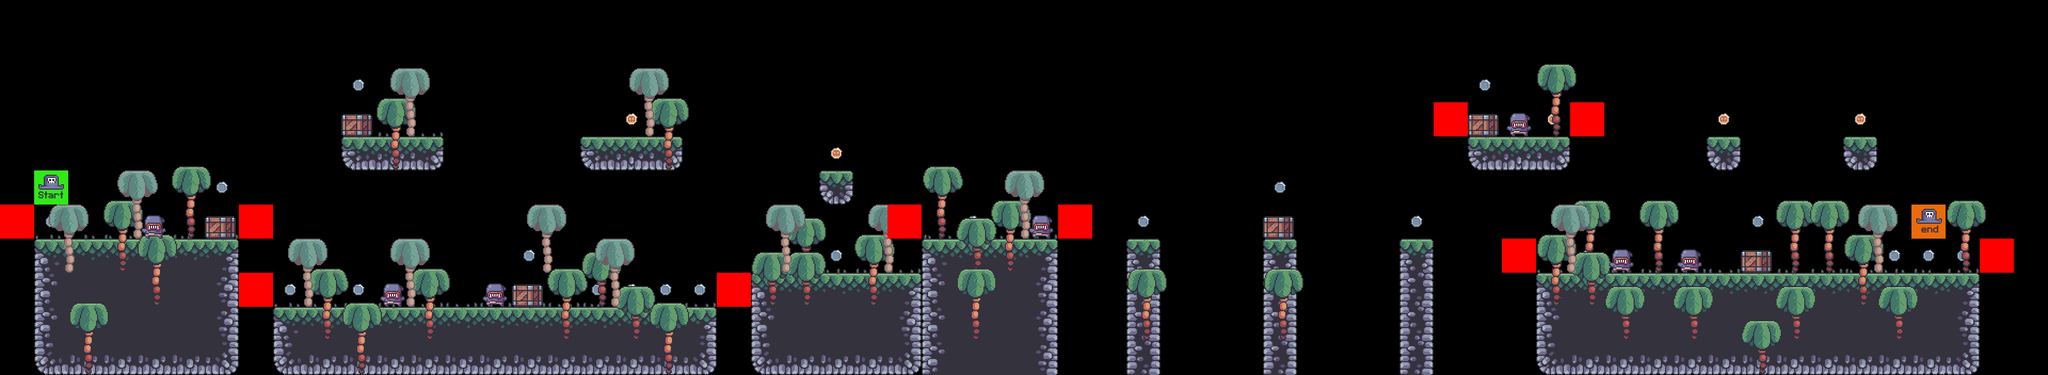

Below is a game level as drawn by its tile map, then a one-line description and the .tmx that defines it (tile-layer data replaced by summaries):
An orthogonal 60x11 tile map with 64x64 px tiles, 9 tile layers (Terrain, grass, coins, Trees_fg, ...), 7 tilesets.

<map version="1.10" tiledversion="1.10.1" orientation="orthogonal" renderorder="right-down" width="60" height="11" tilewidth="64" tileheight="64" infinite="0" nextlayerid="12" nextobjectid="1">
 <tileset firstgid="1" source="../tilesets/terrain_tiles.tsx" />
 <tileset firstgid="17" source="../tilesets/coins.tsx" />
 <tileset firstgid="19" source="../tilesets/grass_tiles.tsx" />
 <tileset firstgid="24" source="../tilesets/palms.tsx" />
 <tileset firstgid="34" source="../tilesets/crate.tsx" />
 <tileset firstgid="35" source="../tilesets/player.tsx" />
 <tileset firstgid="37" source="../tilesets/enemies.tsx" />
 <layer id="1" name="Terrain" width="60" height="11">
  <data>[660 cells, 144 non-empty, 15 distinct tile ids]</data>
 </layer>
 <layer id="4" name="grass" width="60" height="11">
  <data>[660 cells, 44 non-empty, 5 distinct tile ids]</data>
 </layer>
 <layer id="3" name="coins" width="60" height="11">
  <data>[660 cells, 32 non-empty, 2 distinct tile ids]</data>
 </layer>
 <layer id="5" name="Trees_fg" width="60" height="11">
  <data>[660 cells, 37 non-empty, 4 distinct tile ids]</data>
 </layer>
 <layer id="7" name="Crate" width="60" height="11">
  <data>[660 cells, 6 non-empty, 1 distinct tile ids]</data>
 </layer>
 <layer id="6" name="trees_bg" width="60" height="11">
  <data>[660 cells, 13 non-empty, 2 distinct tile ids]</data>
 </layer>
 <layer id="9" name="enemies" width="60" height="11">
  <data>[660 cells, 7 non-empty, 1 distinct tile ids]</data>
 </layer>
 <layer id="11" name="constraints" width="60" height="11">
  <data>[660 cells, 10 non-empty, 1 distinct tile ids]</data>
 </layer>
 <layer id="10" name="player" width="60" height="11">
  <data>[660 cells, 2 non-empty, 2 distinct tile ids]</data>
 </layer>
</map>
